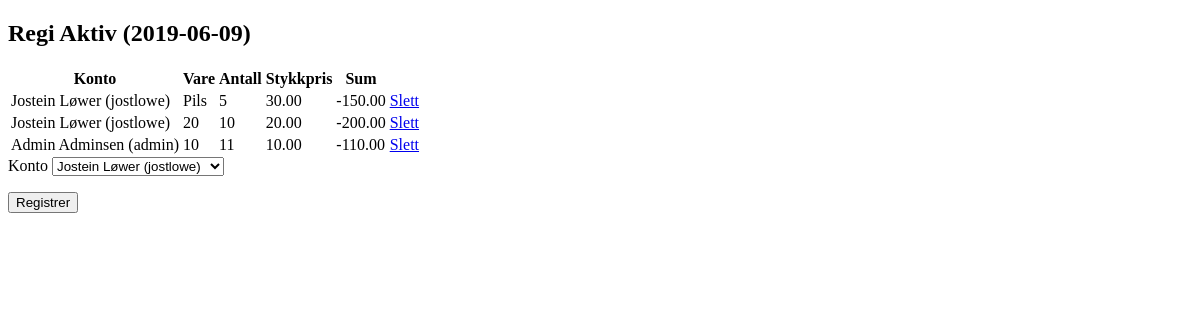
/intern/festkassen/admin/krysselister/1 (signed in), run on an earlier commit of the app's database.
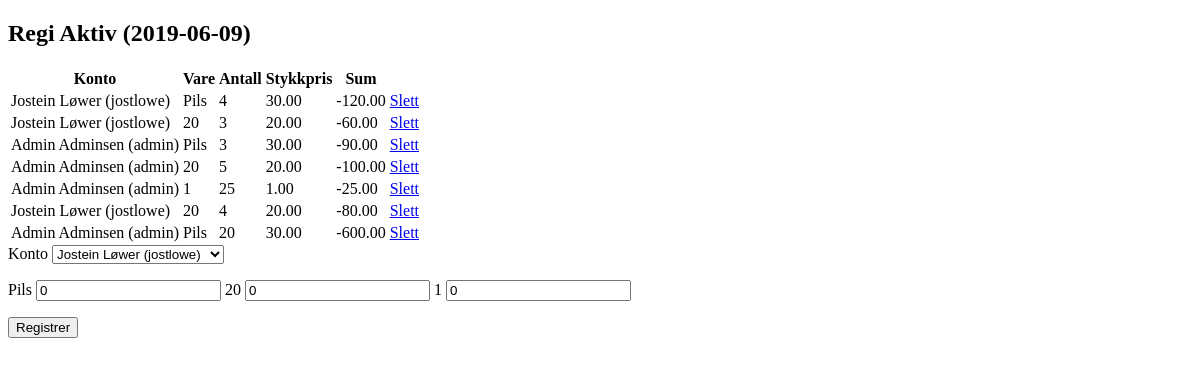
And on a later commit of the database.
### festkassen/models.py (models this page shows, shortened)
class Transaksjon(models.Model):
    tidsstempel = models.DateTimeField(default=timezone.now)
    festkassekonto = models.ForeignKey(Festkassekonto, on_delete=models.CASCADE)
    kommentar = models.CharField(max_length=200, blank=True, null=True)
    class Meta:
        abstract = True

class Kryss(Transaksjon):
    vare = models.ForeignKey(Vare, on_delete=models.CASCADE)
    antall = models.PositiveIntegerField()
    stykkpris = models.DecimalField(max_digits=9, decimal_places=2, default=0)
    krysseliste = models.ForeignKey(Krysseliste, on_delete=models.CASCADE)
    def sum(self):
        if self.vare.er_additiv:
            return self.antall*self.stykkpris
        else:
            return -self.antall*self.stykkpris
    class Meta:
        verbose_name_plural = "Kryss"

class Festkassekonto(models.Model):
    regiweb_bruker = models.OneToOneField(
        User,
        on_delete=models.CASCADE,
        help_text="Regiweb-brukeren som denne feskassekontoen skal asossieres med",
        blank=True,
        null=True
    )
    kontotype = models.ForeignKey(
        Festkassekontotype,
        on_delete=models.CASCADE,
    )
    aktiv = models.BooleanField(
        default=True,
        verbose_name="Aktiv konto",
        help_text="Markerer om festkassebrukeren er aktiv. Kryss av her heller enn å slette brukeren"
    )
    class Meta:
        verbose_name_plural = "Festkassekontoer"
    def __str__(self):
        if self.regiweb_bruker:
            bruker = self.regiweb_bruker.username
            fullt_navn = self.regiweb_bruker.get_full_name()
            return "%s (%s)" % (fullt_navn, bruker)
        else:
            return "Uassosiert festkassekonto"

class Vare(models.Model):
    navn = models.CharField(max_length=50)
    beskrivelse = models.CharField(max_length=200, null=True, blank=True)
    standardpris = models.DecimalField(decimal_places=2, max_digits=7, default=0)
    prioritet = models.IntegerField(default=10,
                                    help_text= """
                                    Bestemmer hvilken kolonne varen skal stå i på en liste
                                    En lavere verdi vil putte varen lengre til venstre
                                    på en liste
                                    """)
    er_additiv = models.BooleanField(
        default=False,
        verbose_name="Er additiv",
        help_text="""Hvis denne boksen er krysset av
            vil prisen av varen LEGGES TIL festkassekontoens saldo.
            Dersom den ikke er krysset av vil prisen TREKKES FRA
            festkassekontoens saldo"""
    )
    class Meta:
        verbose_name_plural = "Varer"
    def __str__(self):
        return self.navn

### festkassen/views/admin_interne_lister.py (the view, shortened to what this page needs)
# urls.py: path('admin/krysselister/<int:krysseliste_pk>', views.admin_rediger_krysseliste, name='admin_rediger_krysseliste'),
@login_required
@user_passes_test(er_festkasse)
def admin_rediger_krysseliste(request, krysseliste_pk):
    kryss = Kryss.objects.filter(krysseliste=krysseliste_pk)
    krysseliste = Krysseliste.objects.get(pk=krysseliste_pk)
    kontoer = krysseliste.type.festkassekontoer_paa_lista.all()
    varer = krysseliste.type.varer.all()
    varenavn = [vare.navn for vare in varer]
    context = {
        'kryss': kryss,
        'krysseliste': krysseliste,
        'varer': varer,
        'kontoer': kontoer
    }
    return render(request, 'festkassen/admin_rediger_krysseliste.html', context)

### festkassen/models.py (called while the page is built)
    def __str__(self):
        return self.navn

    def __str__(self):
        return "%s (%s)" % (self.type, str(self.listedato))

### festkassen/views/admin.py (called while the page is built)
def er_festkasse(user):
    return user.groups.filter(name='Festkasse').exists()

### templates/festkassen/admin_rediger_krysseliste.html (shortened to what this page needs)
<!DOCTYPE html>
<html lang="en">
<head>
</head>
<body>
    <h2>{{ krysseliste }}</h2>
    <table>
        <tr>
            <th> Konto</th>
            <th> Vare </th>
            <th> Antall </th>
            <th> Stykkpris </th>
            <th> Sum </th>
            <th></th>
        </tr>
        {% for enkeltkryss in kryss %}
            <tr>
                <td>{{ enkeltkryss.festkassekonto }}</td>
                <td>{{ enkeltkryss.vare }}</td>
                <td>{{ enkeltkryss.antall }}</td>
                <td>{{ enkeltkryss.stykkpris }}</td>
                <td>{{ enkeltkryss.sum }}</td>
                <td> <a href= {% url 'festkassen:admin_slett_kryss' krysseliste.pk enkeltkryss.pk %}> Slett </a></td>
            </tr>
        {% endfor %}
    </table>
    <form action="{% url 'festkassen:admin_rediger_krysseliste' krysseliste.pk%}" method="post">
        <label for="konto">Konto</label>
        <select id="konto" name="konto" autofocus>
            {% for konto in kontoer %}
                <option value={{ konto.pk }}>{{ konto }}</option>
            {% endfor %}
        </select>
        <p>
        {% for vare in varer %}
            <label for="{{ vare.navn }}">{{ vare.navn }}</label>
            <input type="number" name="{{ vare.navn }}" id="{{ vare.navn }}" value=0>
        {% endfor %}
        </p>
        <input type="submit" value="Registrer">
    </form>
</body>
</html>

What changed in the data, as far as the page shows it:
removed Kryss: festkassekonto "Jostein Løwer (jostlowe)", vare "Pils", antall "5", stykkpris "30.00", sum "-150.00"
removed Kryss: festkassekonto "Jostein Løwer (jostlowe)", vare "20", antall "10", stykkpris "20.00", sum "-200.00"
removed Kryss: festkassekonto "Admin Adminsen (admin)", vare "10", antall "11", stykkpris "10.00", sum "-110.00"
added Kryss: festkassekonto "Jostein Løwer (jostlowe)", vare "Pils", antall "4", stykkpris "30.00", sum "-120.00"
added Kryss: festkassekonto "Jostein Løwer (jostlowe)", vare "20", antall "3", stykkpris "20.00", sum "-60.00"
added Kryss: festkassekonto "Admin Adminsen (admin)", vare "Pils", antall "3", stykkpris "30.00", sum "-90.00"
added Kryss: festkassekonto "Admin Adminsen (admin)", vare "20", antall "5", stykkpris "20.00", sum "-100.00"
added Kryss: festkassekonto "Admin Adminsen (admin)", vare "1", antall "25", stykkpris "1.00", sum "-25.00"
added Kryss: festkassekonto "Jostein Løwer (jostlowe)", vare "20", antall "4", stykkpris "20.00", sum "-80.00"
added Kryss: festkassekonto "Admin Adminsen (admin)", vare "Pils", antall "20", stykkpris "30.00", sum "-600.00"
now on this page (row edited): Vare: navn "Pils"
now on this page (row unchanged): Vare: navn "20"
now on this page (row edited): Vare: navn "1"
